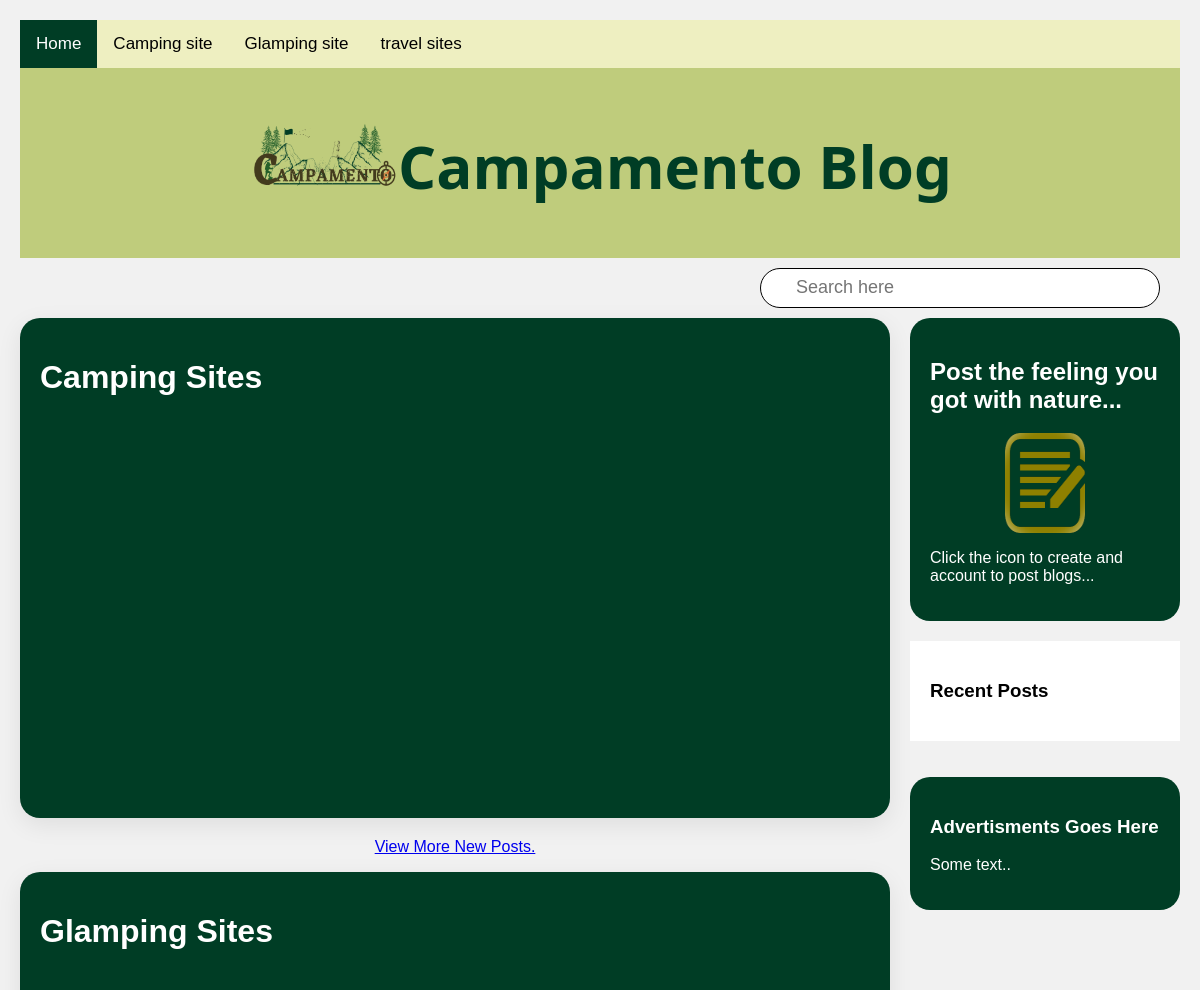
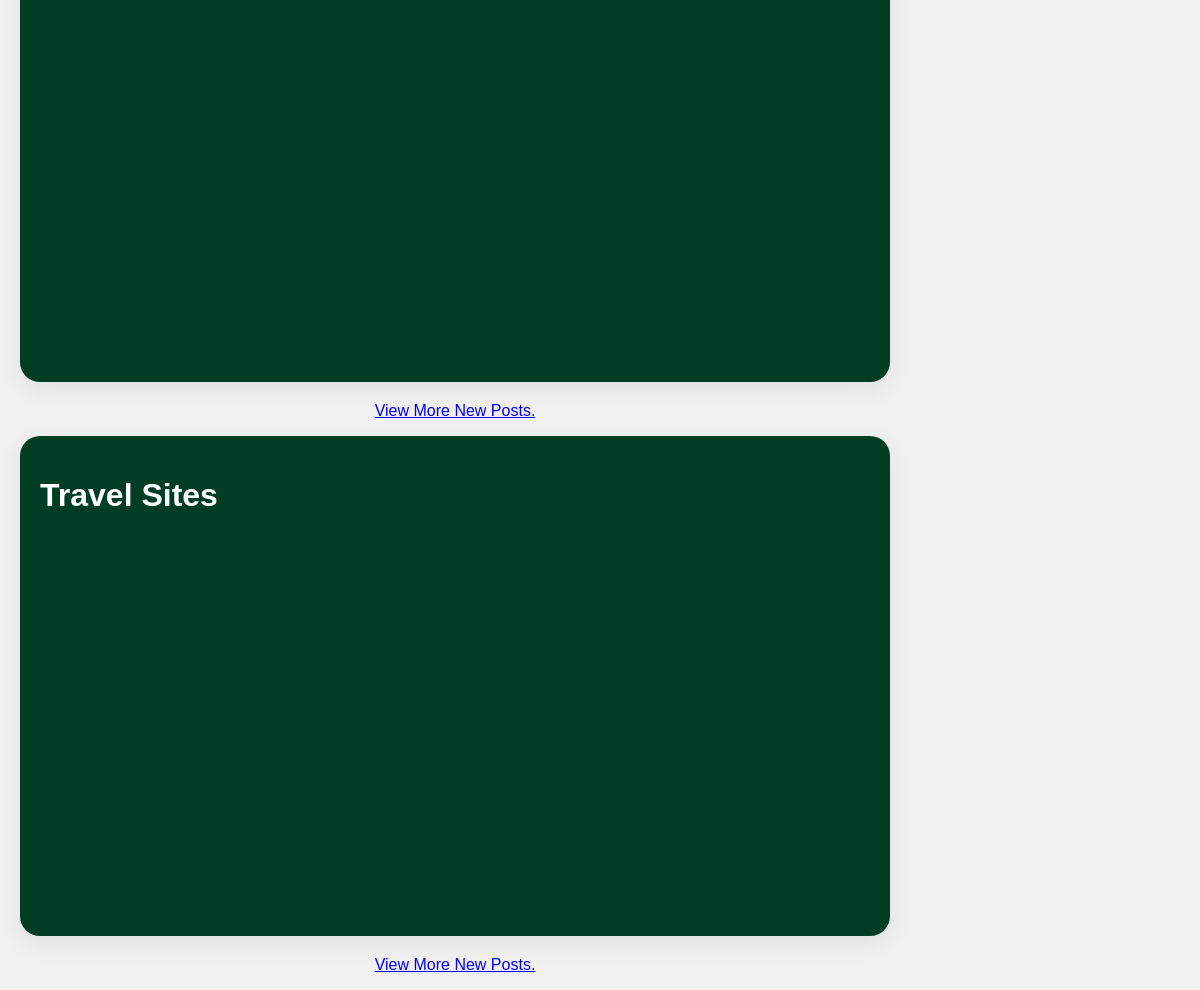
Page /blog/blogHome.php on the earlier database version (2 pictures, top to bottom).
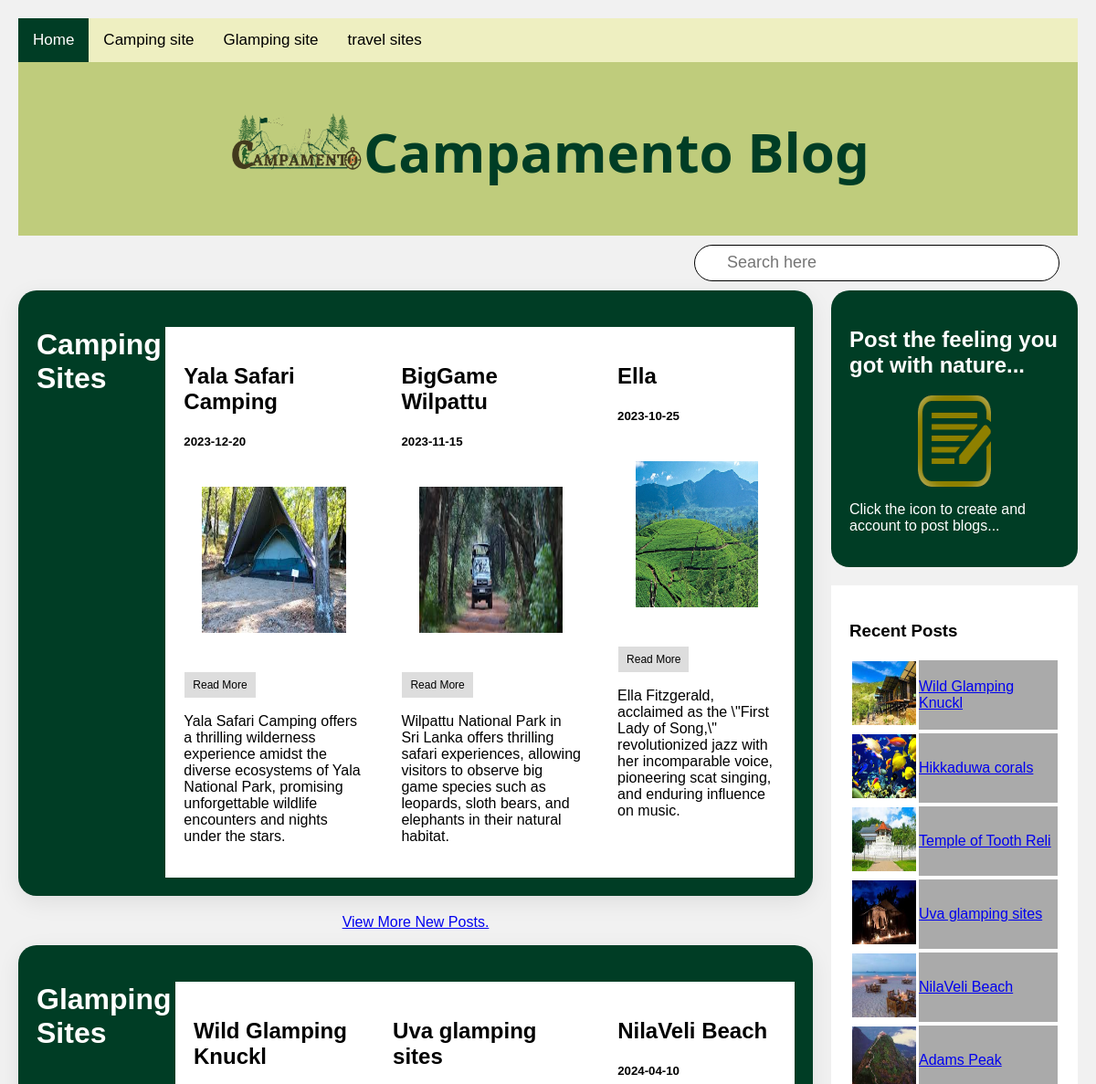
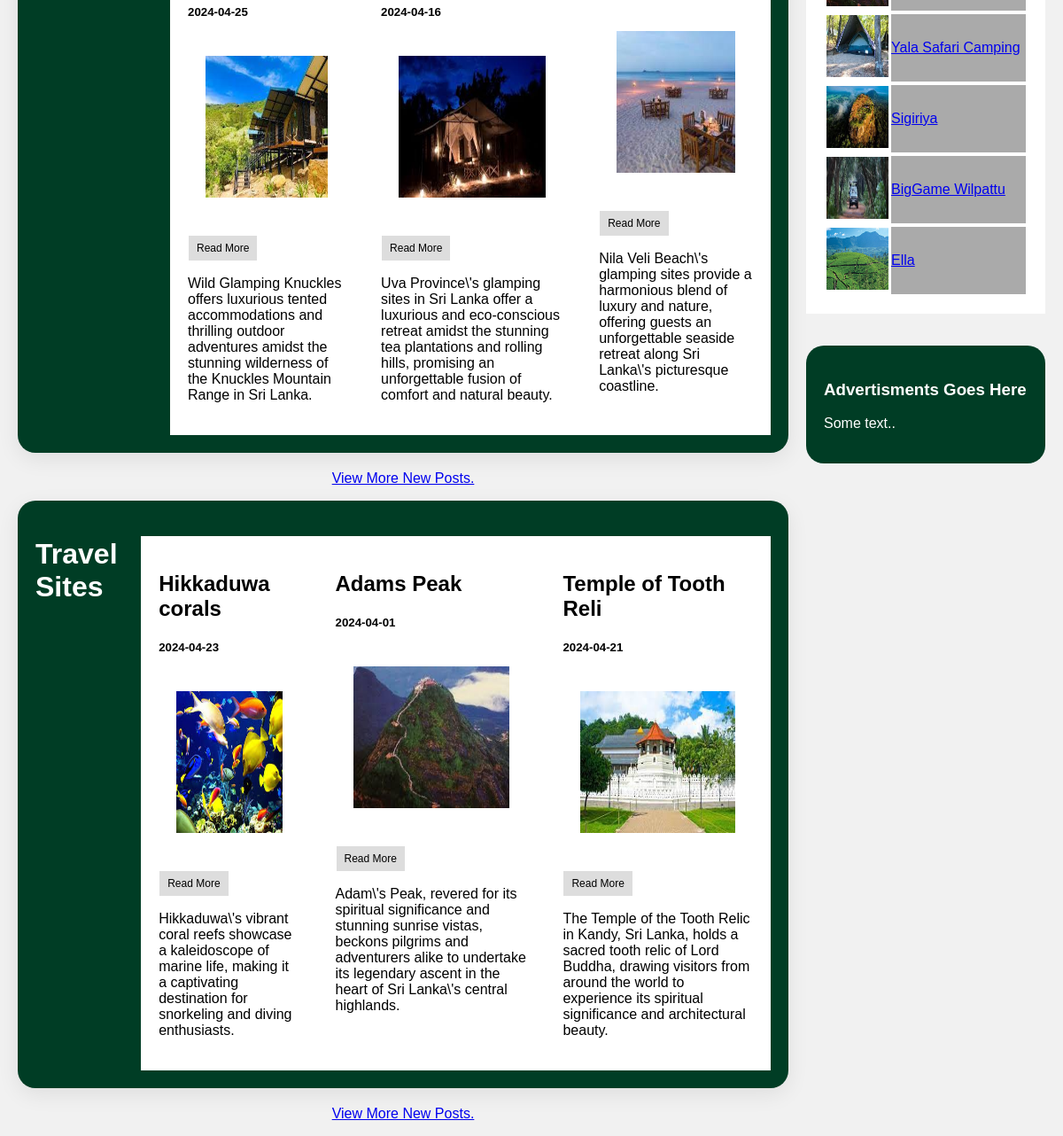
Same page on the later database version (2 pictures, top to bottom).
### tables this page shows
CREATE TABLE `blog` (
  `blogID` int(11) NOT NULL,
  `shortTitle` varchar(20) NOT NULL,
  `postDate` date NOT NULL,
  `subjectShort` text NOT NULL,
  `LongDescription1` text NOT NULL,
  `Image1` varchar(255) DEFAULT NULL,
  `Image2` varchar(255) DEFAULT NULL,
  `Image3` varchar(255) DEFAULT NULL,
  `Image4` varchar(255) DEFAULT NULL,
  `Image5` varchar(255) DEFAULT NULL,
  `Image6` varchar(255) DEFAULT NULL,
  `LongDescription2` text DEFAULT NULL,
  `LongDescription3` text DEFAULT NULL,
  `LongDescription4` text DEFAULT NULL,
  `cat_id` int(11) NOT NULL,
  `userid` int(11) NOT NULL
);

### blog/blogHome.php (the view, shortened to what this page needs)
<?php
include('../database/linklinkz.php');?>
<!DOCTYPE html>
<html>
<head>
<link rel="stylesheet" href="blog.css">
</head>
<body>
  <div class="topnav" id="myTopnav">
    <a href="../home/home.php" class="active">Home</a>
    <a href="#cs">Camping site </a>
    <a href="#gs">Glamping site</a>
    <a href="#ts">travel sites</a>
  </div>
<div class="header">
  <h2><span class="as"><img src="../resource/logo.png" alt="" width="150" height="70"></span>Campamento Blog </h2>
</div>
  <div class="topbar">
      <div class="toggle">
      </div>
      <div class="search">
          <label>
              <input type="text" placeholder="Search here">
          </label>
      </div>
  </div>
  <div class="leftcolumn">
    <div class="card-row"  id="cs">
      <h1 style="color:white;">Camping Sites</h1>&nbsp;
        <?php
         $sql_related = "SELECT * FROM blog where cat_id = '1'  order by rand() limit 3";
         $result_related = mysqli_query($conn, $sql_related);
           while($row = mysqli_fetch_assoc($result_related)) {
         ?>
           <div class="card">
        <h2><?php echo  $row["shortTitle"] ?></h2>
        <h5><?php echo  $row["postDate"] ?></h5>
        <div> <img src="uploads/<?php echo $row['Image1']; ?>" class="pic1"  style="height:200px;"></div>
        <br>   <a   href='single.php?id=<?php echo  $row["blogID"] ?>'><button class="btn">Read More</button></a><br>
        <p><?php echo  $row["subjectShort"] ?></p>
      </div>
          <?php
           }
          ?>
    </div>
   <a href="campingSites.php"> <p class="text-center">View More New Posts.</p></a>
    <div class="card-row" id="gs">
      <h1 style="color:white;">Glamping Sites</h1>&nbsp;
      <?php
         $sql_related = "SELECT * FROM blog where cat_id = '2'  order by rand() limit 3";
         $result_related = mysqli_query($conn, $sql_related);
           while($row = mysqli_fetch_assoc($result_related)) {
         ?>
           <div class="card">
        <h2><?php echo  $row["shortTitle"] ?></h2>
        <h5><?php echo  $row["postDate"] ?></h5>
        <div> <img src="uploads/<?php echo $row['Image1']; ?>" class="pic1"  style="height:200px;"></div>
        <br>  <a   href='single.php?id=<?php echo  $row["blogID"] ?>'><button class="btn">Read More</button></a><br>
        <p><?php echo  $row["subjectShort"] ?></p>
      </div>
          <?php
           }
          ?>
    </div>
    <a href="glampingSites.php"><p class="text-center">View More New Posts.</p></a>
    <div class="card-row" id="ts">
      <h1 style="color:white;">Travel  Sites   </h1>&nbsp;&nbsp;&nbsp;&nbsp;&nbsp;&nbsp;
      <?php
         $sql_related = "SELECT * FROM blog where cat_id = '3'  order by rand() limit 3";
         $result_related = mysqli_query($conn, $sql_related);
           while($row = mysqli_fetch_assoc($result_related)) {
         ?>
           <div class="card">
        <h2><?php echo  $row["shortTitle"] ?></h2>
        <h5><?php echo  $row["postDate"] ?></h5>
        <div> <img src="uploads/<?php echo $row['Image1']; ?>" class="pic1"  style="height:200px;"></div>
        <br>  <a   href='single.php?id=<?php echo  $row["blogID"] ?>'><button class="btn">Read More</button></a><br>
        <p><?php echo  $row["subjectShort"] ?></p>
      </div>
          <?php
           }
          ?>
    </div>
   <a href="travelSites.php"> <p class="text-center">View More New Posts.</p></a>
</div>
  <div class="rightcolumn">
    <div class="card2">
      <h2>Post the feeling you got with nature...</h2>
      <div>
       <a href="../user/registerUser.php"> <img src="../resource/assets/blog/post.png" height="100px" width="100px"></a></div>
      <p>Click the icon to create and account to post blogs...</p>
    </div>
    <div class="card">
      <h3>Recent Posts</h3>
      <?php
         $sql_related = "SELECT * FROM blog ORDER BY postDate DESC LIMIT 10";
         $result_related = mysqli_query($conn, $sql_related);
           while($row = mysqli_fetch_assoc($result_related)) {
         echo "<table>";
         ?>
          <div >
    <tr><td >
        <img class="recent" src="uploads/<?php echo $row['Image1']; ?>" style="height:70px;width:70px;"></td>
     <td class="pic"><a href='single.php?id=<?php echo $row["blogID"] ?>'>   <?php echo $row["shortTitle"] ?></a></td>
    </div>
</div>
          <?php
          echo"</table>"; }
          ?>
    </div>
    <br><br>
    <div class="card2">
      <h3>Advertisments Goes Here</h3>
      <p>Some text..</p>
    </div>
  </div>
</body>
</html>

### blog/blog.css (style rules this page uses)
* { box-sizing: border-box; }
body { font-family: sans-serif; padding: 20px; background: #f1f1f1; }
.header { padding: 1px; font-size: 40px; text-align: center; background:#BFCC7C; font-family: 'Segoe UI', Tahoma, Geneva, Verdana, sans-serif; color:#003D25; }
.rightcolumn { float: left; width: 25%; padding-left: 20px; }
.pic { background-color: #aaa; width: 100%; padding: 0px; color:black; }
.pic1 { width: 100%; padding: 20px; }
.leftcolumn { float: left; width: 75%; border-radius: 20px; }
.card-row { display: flex; justify-content: space-between; margin-bottom: 20px; border-radius: 20px; min-height: 500px; background: #003D25; padding: 20px; box-shadow: 0 7px 25px rgba(0, 0, 0, 0.08); border-radius: 20px; }
.card { background-color: white; padding: 20px; margin-top: 20px; }
.card2 { flex: 1; background-color: #003D25; padding: 20px; color :white; border-radius: 20px; }
.card2 img { display: block; margin-left: auto; margin-right: auto; width: 35%; }
.btn { background-color: #ddd; border: none; color: black; padding: 7px 9px; text-align: center; font-size: 12px; margin: 1px 1px; transition: 0.3s; }
.text-center { text-align: center; }

### blog/blogHome.php (style rules this page uses)
.topbar { width: 100%; height: 60px; display: flex; justify-content: space-between; align-items: center; padding: 0 10px; }
.toggle { position: relative; width: 60px; height: 60px; display: flex; justify-content: center; align-items: center; font-size: 2.5rem; cursor: pointer; }
.search { position: relative; width: 400px; margin: 0 10px; }
.search label { position: relative; width: 100%; }
.search label input { width: 100%; height: 40px; border-radius: 40px; padding: 5px 20px; padding-left: 35px; font-size: 18px; outline: none; border: 1px solid black; }
body { margin: 0; font-family: Arial, Helvetica, sans-serif; }
.topnav { overflow: hidden; background-color: #eef0b9d4; }
.topnav a { float: left; display: block; color: black; text-align: center; padding: 14px 16px; text-decoration: none; font-size: 17px; }
.topnav a.active { background-color: #003D25; color: white; }

Differences in the rows shown:
added blog: shortTitle "Yala Safari Camping", postDate "2023-12-20", Image1 (picture), subjectShort "Yala Safari Camping offers a thrilling wilderness experience amidst the diverse ecosystems of Yala National Park, promising unforgettable wildlife encounters and nights under the stars."
added blog: shortTitle "BigGame Wilpattu", postDate "2023-11-15", Image1 (picture), subjectShort "Wilpattu National Park in Sri Lanka offers thrilling safari experiences, allowing visitors to observe big game species such as leopards, sloth bears, and elephants in their natural habitat."
added blog: shortTitle "Ella", postDate "2023-10-25", Image1 (picture), subjectShort "Ella Fitzgerald, acclaimed as the \\\"First Lady of Song,\\\" revolutionized jazz with her incomparable voice, pioneering scat singing, and enduring influence on music."
added blog: shortTitle "Wild Glamping Knuckl", postDate "2024-04-25", Image1 (picture), subjectShort "Wild Glamping Knuckles offers luxurious tented accommodations and thrilling outdoor adventures amidst the stunning wilderness of the Knuckles Mountain Range in Sri Lanka."
added blog: shortTitle "Uva glamping sites", postDate "2024-04-16", Image1 (picture), subjectShort "Uva Province\\'s glamping sites in Sri Lanka offer a luxurious and eco-conscious retreat amidst the stunning tea plantations and rolling hills, promising an unforgettable fusion of comfort and natural beauty."
added blog: shortTitle "NilaVeli Beach", postDate "2024-04-10", Image1 (picture), subjectShort "Nila Veli Beach\\'s glamping sites provide a harmonious blend of luxury and nature, offering guests an unforgettable seaside retreat along Sri Lanka\\'s picturesque coastline."
added blog: shortTitle "Hikkaduwa corals", postDate "2024-04-23", Image1 (picture), subjectShort "Hikkaduwa\\'s vibrant coral reefs showcase a kaleidoscope of marine life, making it a captivating destination for snorkeling and diving enthusiasts."
added blog: shortTitle "Adams Peak", postDate "2024-04-01", Image1 (picture), subjectShort "Adam\\'s Peak, revered for its spiritual significance and stunning sunrise vistas, beckons pilgrims and adventurers alike to undertake its legendary ascent in the heart of Sri Lanka\\'s central highlands."
added blog: shortTitle "Temple of Tooth Reli", postDate "2024-04-21", Image1 (picture), subjectShort "The Temple of the Tooth Relic in Kandy, Sri Lanka, holds a sacred tooth relic of Lord Buddha, drawing visitors from around the world to experience its spiritual significance and architectural beauty."
added blog: Image1 (picture), shortTitle "Sigiriya", shown under "Recent Posts"
